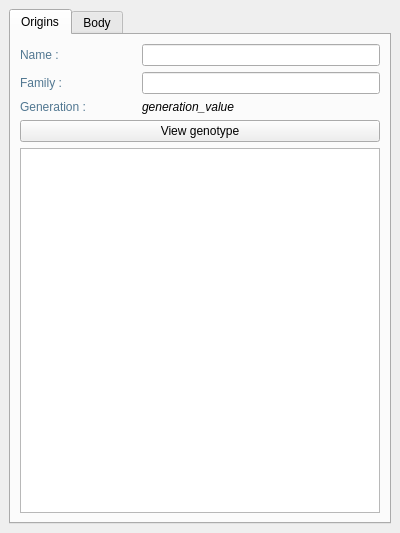
<?xml version="1.0" encoding="UTF-8"?>
<!--
Copyright 2011, 2012 Aurelien Da Campo, Cyprien Huissoud

This file is part of Genecraft-Project.

Genecraft-Project is free software: you can redistribute it and/or modify
it under the terms of the GNU General Public License as published by
the Free Software Foundation, either version 3 of the License, or
(at your option) any later version.

Genecraft-Project is distributed in the hope that it will be useful,
but WITHOUT ANY WARRANTY; without even the implied warranty of
MERCHANTABILITY or FITNESS FOR A PARTICULAR PURPOSE.  See the
GNU General Public License for more details.

You should have received a copy of the GNU General Public License
along with Genecraft-Project.  If not, see <http://www.gnu.org/licenses/>.
-->
<ui version="4.0">
 <class>EntityPropertiesController</class>
 <widget class="QWidget" name="EntityPropertiesController">
  <property name="geometry">
   <rect>
    <x>0</x>
    <y>0</y>
    <width>400</width>
    <height>533</height>
   </rect>
  </property>
  <property name="sizePolicy">
   <sizepolicy hsizetype="Expanding" vsizetype="Expanding">
    <horstretch>0</horstretch>
    <verstretch>0</verstretch>
   </sizepolicy>
  </property>
  <property name="windowTitle">
   <string>Form</string>
  </property>
  <layout class="QGridLayout" name="gridLayout_2">
   <property name="margin">
    <number>0</number>
   </property>
   <item row="0" column="0">
    <widget class="QScrollArea" name="scrollArea">
     <property name="frameShape">
      <enum>QFrame::NoFrame</enum>
     </property>
     <property name="widgetResizable">
      <bool>true</bool>
     </property>
     <widget class="QWidget" name="scrollAreaWidgetContents">
      <property name="geometry">
       <rect>
        <x>0</x>
        <y>0</y>
        <width>400</width>
        <height>533</height>
       </rect>
      </property>
      <layout class="QGridLayout" name="gridLayout_4">
       <item row="0" column="0">
        <widget class="QTabWidget" name="tabWidget_3">
         <property name="styleSheet">
          <string notr="true"/>
         </property>
         <property name="currentIndex">
          <number>0</number>
         </property>
         <widget class="QWidget" name="tab_5">
          <attribute name="icon">
           <iconset resource="../../../ressources/ressources.qrc">
            <normaloff>:/img/icons/entity_vcard</normaloff>:/img/icons/entity_vcard</iconset>
          </attribute>
          <attribute name="title">
           <string>Origins</string>
          </attribute>
          <layout class="QGridLayout" name="gridLayout">
           <item row="0" column="0">
            <widget class="QLabel" name="label_2">
             <property name="font">
              <font>
               <weight>50</weight>
               <bold>false</bold>
              </font>
             </property>
             <property name="styleSheet">
              <string notr="true">color: rgb(81, 119, 145);</string>
             </property>
             <property name="text">
              <string>Name :</string>
             </property>
            </widget>
           </item>
           <item row="1" column="0">
            <widget class="QLabel" name="label_3">
             <property name="font">
              <font>
               <weight>50</weight>
               <bold>false</bold>
              </font>
             </property>
             <property name="styleSheet">
              <string notr="true">color: rgb(81, 119, 145);</string>
             </property>
             <property name="text">
              <string>Family :</string>
             </property>
            </widget>
           </item>
           <item row="2" column="0">
            <widget class="QLabel" name="label_8">
             <property name="font">
              <font>
               <weight>50</weight>
               <bold>false</bold>
              </font>
             </property>
             <property name="styleSheet">
              <string notr="true">color: rgb(81, 119, 145);</string>
             </property>
             <property name="text">
              <string>Generation :</string>
             </property>
            </widget>
           </item>
           <item row="6" column="0" colspan="3">
            <widget class="QPlainTextEdit" name="pteGenotype">
             <property name="font">
              <font>
               <family>Courier New</family>
              </font>
             </property>
             <property name="lineWrapMode">
              <enum>QPlainTextEdit::NoWrap</enum>
             </property>
             <property name="readOnly">
              <bool>true</bool>
             </property>
            </widget>
           </item>
           <item row="0" column="1" colspan="2">
            <widget class="QLineEdit" name="leName"/>
           </item>
           <item row="1" column="1" colspan="2">
            <widget class="QLineEdit" name="leFamily"/>
           </item>
           <item row="2" column="1">
            <widget class="QLabel" name="lGeneration">
             <property name="font">
              <font>
               <weight>50</weight>
               <italic>true</italic>
               <bold>false</bold>
              </font>
             </property>
             <property name="text">
              <string>generation_value</string>
             </property>
            </widget>
           </item>
           <item row="3" column="0" colspan="3">
            <widget class="QPushButton" name="pbViewGenotype">
             <property name="text">
              <string>View genotype</string>
             </property>
            </widget>
           </item>
          </layout>
         </widget>
         <widget class="QWidget" name="tab">
          <attribute name="icon">
           <iconset resource="../../../ressources/ressources.qrc">
            <normaloff>:/img/icons/bone_and_fixation</normaloff>:/img/icons/bone_and_fixation</iconset>
          </attribute>
          <attribute name="title">
           <string>Body</string>
          </attribute>
          <layout class="QGridLayout" name="gridLayout_5">
           <item row="1" column="0">
            <widget class="QTreeWidget" name="twBodyTree">
             <property name="sizePolicy">
              <sizepolicy hsizetype="Expanding" vsizetype="Expanding">
               <horstretch>0</horstretch>
               <verstretch>0</verstretch>
              </sizepolicy>
             </property>
             <property name="whatsThis">
              <string>&lt;!DOCTYPE HTML PUBLIC &quot;-//W3C//DTD HTML 4.0//EN&quot; &quot;http://www.w3.org/TR/REC-html40/strict.dtd&quot;&gt;
&lt;html&gt;&lt;head&gt;&lt;meta name=&quot;qrichtext&quot; content=&quot;1&quot; /&gt;&lt;style type=&quot;text/css&quot;&gt;
p, li { white-space: pre-wrap; }
&lt;/style&gt;&lt;/head&gt;&lt;body style=&quot; font-family:'MS Shell Dlg 2'; font-size:8.25pt; font-weight:400; font-style:normal;&quot;&gt;
&lt;p style=&quot; margin-top:0px; margin-bottom:0px; margin-left:0px; margin-right:0px; -qt-block-indent:0; text-indent:0px;&quot;&gt;&lt;span style=&quot; font-size:8pt; font-weight:600;&quot;&gt;Shape Browser&lt;/span&gt;&lt;/p&gt;
&lt;p style=&quot;-qt-paragraph-type:empty; margin-top:0px; margin-bottom:0px; margin-left:0px; margin-right:0px; -qt-block-indent:0; text-indent:0px; font-size:8pt; font-weight:600;&quot;&gt;&lt;/p&gt;
&lt;p style=&quot; margin-top:0px; margin-bottom:0px; margin-left:0px; margin-right:0px; -qt-block-indent:0; text-indent:0px;&quot;&gt;&lt;span style=&quot; font-size:8pt;&quot;&gt;The widget allows you to browse the entity's &lt;/span&gt;&lt;span style=&quot; font-size:8pt;&quot;&gt;treeshape&lt;/span&gt;&lt;span style=&quot; font-size:8pt;&quot;&gt;. When you select a bone, the bone inspector will be updated.&lt;/span&gt;&lt;/p&gt;&lt;/body&gt;&lt;/html&gt;</string>
             </property>
             <property name="autoExpandDelay">
              <number>0</number>
             </property>
             <column>
              <property name="text">
               <string>Shape browser</string>
              </property>
             </column>
            </widget>
           </item>
           <item row="0" column="0">
            <widget class="QGroupBox" name="groupBox_4">
             <property name="sizePolicy">
              <sizepolicy hsizetype="Preferred" vsizetype="Fixed">
               <horstretch>0</horstretch>
               <verstretch>0</verstretch>
              </sizepolicy>
             </property>
             <property name="minimumSize">
              <size>
               <width>0</width>
               <height>70</height>
              </size>
             </property>
             <property name="whatsThis">
              <string>&lt;!DOCTYPE HTML PUBLIC &quot;-//W3C//DTD HTML 4.0//EN&quot; &quot;http://www.w3.org/TR/REC-html40/strict.dtd&quot;&gt;
&lt;html&gt;&lt;head&gt;&lt;meta name=&quot;qrichtext&quot; content=&quot;1&quot; /&gt;&lt;style type=&quot;text/css&quot;&gt;
p, li { white-space: pre-wrap; }
&lt;/style&gt;&lt;/head&gt;&lt;body style=&quot; font-family:'MS Shell Dlg 2'; font-size:8.25pt; font-weight:400; font-style:normal;&quot;&gt;
&lt;p style=&quot; margin-top:0px; margin-bottom:0px; margin-left:0px; margin-right:0px; -qt-block-indent:0; text-indent:0px;&quot;&gt;&lt;span style=&quot; font-size:8pt; font-weight:600;&quot;&gt;Outputs from&lt;/span&gt;&lt;/p&gt;
&lt;p style=&quot;-qt-paragraph-type:empty; margin-top:0px; margin-bottom:0px; margin-left:0px; margin-right:0px; -qt-block-indent:0; text-indent:0px; font-size:8pt;&quot;&gt;&lt;/p&gt;
&lt;p style=&quot; margin-top:0px; margin-bottom:0px; margin-left:0px; margin-right:0px; -qt-block-indent:0; text-indent:0px;&quot;&gt;&lt;span style=&quot; font-size:8pt;&quot;&gt;This form allows you to select what element will set the values of the inputs motors.&lt;/span&gt;&lt;/p&gt;
&lt;p style=&quot;-qt-paragraph-type:empty; margin-top:0px; margin-bottom:0px; margin-left:0px; margin-right:0px; -qt-block-indent:0; text-indent:0px; font-size:8pt;&quot;&gt;&lt;/p&gt;
&lt;p style=&quot; margin-top:0px; margin-bottom:0px; margin-left:0px; margin-right:0px; -qt-block-indent:0; text-indent:0px;&quot;&gt;&lt;span style=&quot; font-size:8pt; font-style:italic;&quot;&gt;- Normal position&lt;/span&gt;&lt;span style=&quot; font-size:8pt;&quot;&gt; try to maintain the entity in its initial position.&lt;/span&gt;&lt;/p&gt;
&lt;p style=&quot;-qt-paragraph-type:empty; margin-top:0px; margin-bottom:0px; margin-left:0px; margin-right:0px; -qt-block-indent:0; text-indent:0px; font-size:8pt;&quot;&gt;&lt;/p&gt;
&lt;p style=&quot; margin-top:0px; margin-bottom:0px; margin-left:0px; margin-right:0px; -qt-block-indent:0; text-indent:0px;&quot;&gt;&lt;span style=&quot; font-size:8pt; font-style:italic;&quot;&gt;- None&lt;/span&gt;&lt;span style=&quot; font-size:8pt;&quot;&gt; disable all motors.&lt;/span&gt;&lt;/p&gt;
&lt;p style=&quot;-qt-paragraph-type:empty; margin-top:0px; margin-bottom:0px; margin-left:0px; margin-right:0px; -qt-block-indent:0; text-indent:0px; font-size:8pt;&quot;&gt;&lt;/p&gt;
&lt;p style=&quot; margin-top:0px; margin-bottom:0px; margin-left:0px; margin-right:0px; -qt-block-indent:0; text-indent:0px;&quot;&gt;&lt;span style=&quot; font-size:8pt; font-style:italic;&quot;&gt;- Brain&lt;/span&gt;&lt;span style=&quot; font-size:8pt;&quot;&gt; use the outputs of brain as inputs motors.&lt;/span&gt;&lt;/p&gt;
&lt;p style=&quot;-qt-paragraph-type:empty; margin-top:0px; margin-bottom:0px; margin-left:0px; margin-right:0px; -qt-block-indent:0; text-indent:0px; font-size:8pt;&quot;&gt;&lt;/p&gt;
&lt;p style=&quot; margin-top:0px; margin-bottom:0px; margin-left:0px; margin-right:0px; -qt-block-indent:0; text-indent:0px;&quot;&gt;&lt;span style=&quot; font-size:8pt;&quot;&gt;- Random outputs sends random sinus values to motors.&lt;/span&gt;&lt;/p&gt;&lt;/body&gt;&lt;/html&gt;</string>
             </property>
             <property name="title">
              <string>All Motors Outputs from</string>
             </property>
             <layout class="QGridLayout" name="gridLayout_3">
              <item row="0" column="1">
               <widget class="QPushButton" name="pbOutsFromBrain">
                <property name="text">
                 <string>Brain</string>
                </property>
                <property name="icon">
                 <iconset resource="../../../ressources/ressources.qrc">
                  <normaloff>:/img/icons/brain</normaloff>:/img/icons/brain</iconset>
                </property>
               </widget>
              </item>
              <item row="1" column="1">
               <widget class="QPushButton" name="pbOutsFromRandom">
                <property name="text">
                 <string>Random</string>
                </property>
                <property name="icon">
                 <iconset resource="../../../ressources/ressources.qrc">
                  <normaloff>:/img/icons/random</normaloff>:/img/icons/random</iconset>
                </property>
               </widget>
              </item>
              <item row="1" column="0">
               <widget class="QPushButton" name="pbOutsFromNone">
                <property name="text">
                 <string>None (disabled)</string>
                </property>
               </widget>
              </item>
              <item row="0" column="0">
               <widget class="QPushButton" name="pbOutsFromNormalPosition">
                <property name="text">
                 <string>Nomal Position</string>
                </property>
               </widget>
              </item>
             </layout>
            </widget>
           </item>
          </layout>
         </widget>
        </widget>
       </item>
      </layout>
     </widget>
    </widget>
   </item>
  </layout>
 </widget>
 <resources>
  <include location="../../../ressources/ressources.qrc"/>
 </resources>
 <connections/>
</ui>
